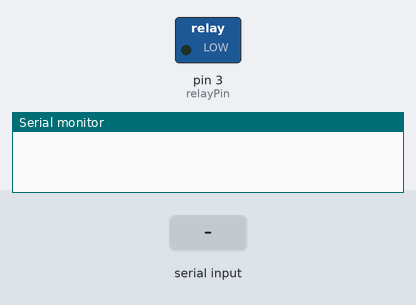
A sketch run on a simulated Arduino Uno, built with avr-gcc and run on an emulated ATmega328P. On the bench: switched loads named in the sketch (green lamp = pin HIGH), the last lines printed to the serial monitor. The test bench sets the inputs (shaded band).

Above: at 1.2 s.
1.3 s: "1" received over Serial
At 2.5 s:
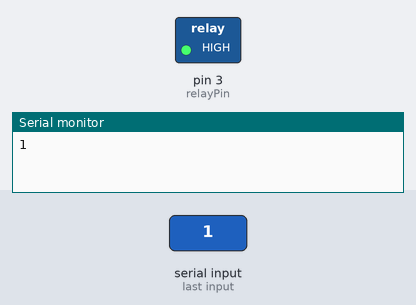
2.8 s: "0" received over Serial
At 3.7 s:
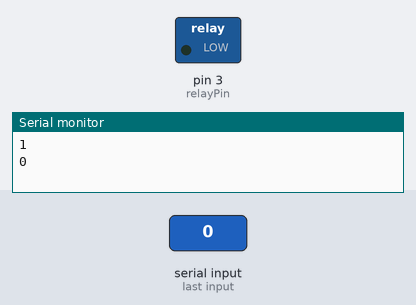
Timing chart, 0 to 5.8 s (numbered marks = the images above; inputs shaded):
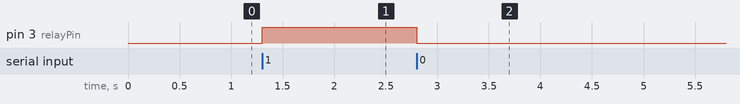

Measured:
- after the input at 1.3 s, pin 3 (relayPin): LOW → HIGH at once
- after the input at 2.8 s, pin 3 (relayPin): HIGH → LOW at once

The sketch:

Relay_with_Bluetooth.ino
```cpp
int relayPin = 3;
char val;

void setup() {
  Serial.begin(9600);

  pinMode(relayPin, OUTPUT);
}
void loop() {
  if (Serial.available()) {
    val = Serial.read();
    Serial.println(val);
    if (val == '1') {
      digitalWrite(relayPin, HIGH );
    }
    if (val == '0') {
      digitalWrite(relayPin, LOW);
    }
  }
}
```
